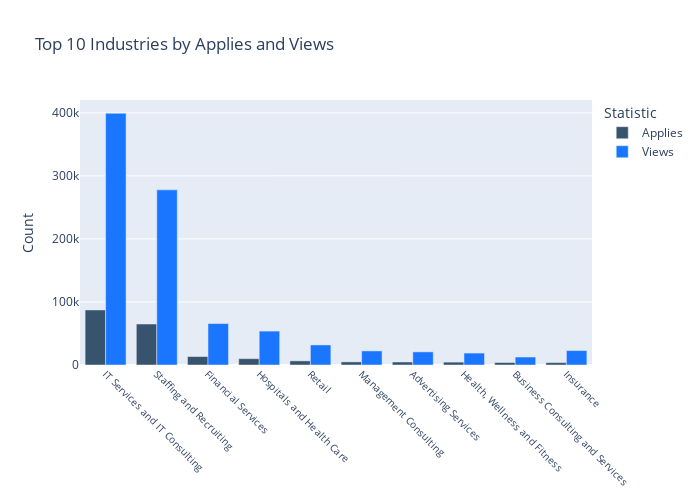

Notebook cell for this chart:
### Markdown cell above
### Pytanie: Czy Staffing and Recruiting jest także najczęściej aplikowaną i wyświetlaną branżą?

### Code cell
industry_stats = companies_jobs_full.groupby('industry')[['applies', 'views']].sum().sort_values(by='applies', ascending=False)[:10]
fig = go.Figure()

fig.add_trace(go.Bar(
    x=industry_stats.index,
    y=industry_stats['applies'],
    name='Applies',
    marker_color='rgb(55, 83, 109)'
))

fig.add_trace(go.Bar(
    x=industry_stats.index,
    y=industry_stats['views'],
    name='Views',
    marker_color='rgb(26, 118, 255)'
))

fig.update_layout(
    title='Top 10 Industries by Applies and Views',
    xaxis=dict(tickangle=45, tickfont=dict(size=10)),
    yaxis=dict(title='Count'),
    barmode='group',
    legend=dict(title='Statistic'),
    height=500,
    width=700
)

fig.show()

### Figure 1 — Plotly figure (JSON) as saved in the notebook; plotly's stock layout.template omitted (floating-point values rounded to 4 significant figures)
{"data": [{"marker": {"color": "rgb(55, 83, 109)"}, "name": "Applies", "type": "bar", "x": ["IT Services and IT Consulting", "Staffing and Recruiting", "Financial Services", "Hospitals and Health Care", "Retail", "Management Consulting", "Advertising Services", "Health, Wellness and Fitness", "Business Consulting and Services", "Insurance"], "y": [87340, 65029, 13382, 10025, 6516, 4944, 4748, 4571, 3937, 3789]}, {"marker": {"color": "rgb(26, 118, 255)"}, "name": "Views", "type": "bar", "x": ["IT Services and IT Consulting", "Staffing and Recruiting", "Financial Services", "Hospitals and Health Care", "Retail", "Management Consulting", "Advertising Services", "Health, Wellness and Fitness", "Business Consulting and Services", "Insurance"], "y": [399328, 277855, 65730, 53795, 31805, 22357, 20837, 18938, 12654, 22883]}], "layout": {"barmode": "group", "height": 500, "legend": {"title": {"text": "Statistic"}}, "title": {"text": "Top 10 Industries by Applies and Views"}, "width": 700, "xaxis": {"tickangle": 45, "tickfont": {"size": 10}}, "yaxis": {"title": {"text": "Count"}}}}
